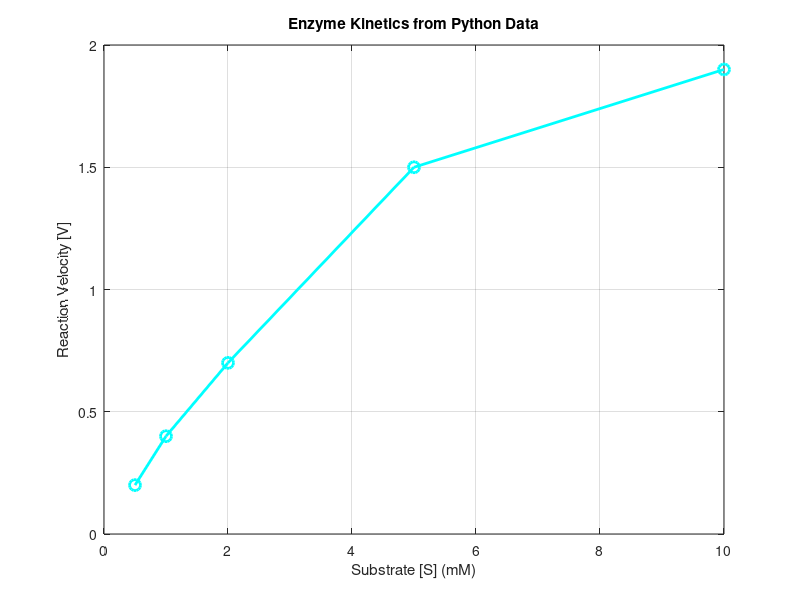

Here is the MATLAB script that generated this plot:
% Load the data saved by Python
data = load('enzyme_data.mat');

% Extract substrate concentration (S) and reaction velocity (V)
S = data.S;
V = data.V;

% Plot the data
figure
plot(S, V, 'co-', 'LineWidth', 2, 'MarkerSize', 8)
xlabel('Substrate [S] (mM)')
ylabel('Reaction Velocity [V]')
title('Enzyme Kinetics from Python Data')
grid on
